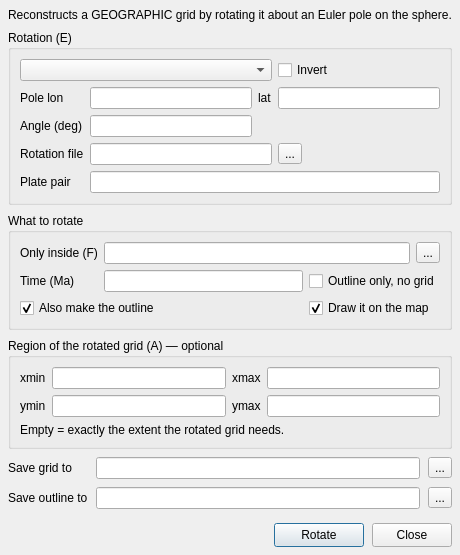
<?xml version="1.0" encoding="UTF-8"?>
<ui version="4.0">
 <class>GrdRotaterDialog</class>
 <widget class="QDialog" name="GrdRotaterDialog">
  <property name="geometry">
   <rect>
    <x>0</x>
    <y>0</y>
    <width>460</width>
    <height>530</height>
   </rect>
  </property>
  <property name="windowTitle">
   <string>grdrotater</string>
  </property>
  <layout class="QVBoxLayout" name="mainVerticalLayout">
   <property name="spacing">
    <number>8</number>
   </property>
   <property name="margin" stdset="0">
    <number>8</number>
   </property>
   <item>
    <widget class="QLabel" name="lb_hint">
     <property name="text"><string>Reconstructs a GEOGRAPHIC grid by rotating it about an Euler pole on the sphere.</string></property>
     <property name="wordWrap"><bool>true</bool></property>
    </widget>
   </item>
   <item>
    <widget class="QGroupBox" name="gb_rot">
     <property name="title">
      <string>Rotation (E)</string>
     </property>
     <layout class="QGridLayout" name="gridLayout_rot">
      <item row="0" column="0" colspan="3">
       <widget class="QComboBox" name="cb_emode">
        <property name="toolTip"><string>How the rotation is given</string></property>
       </widget>
      </item>
      <item row="0" column="3">
       <widget class="QCheckBox" name="chk_invert">
        <property name="toolTip"><string>Invert the rotation (+i): undo it instead of applying it</string></property>
        <property name="text"><string>Invert</string></property>
       </widget>
      </item>
      <item row="1" column="0">
       <widget class="QLabel" name="lb_elon"><property name="text"><string>Pole lon</string></property></widget>
      </item>
      <item row="1" column="1">
       <widget class="QLineEdit" name="edit_elon"/>
      </item>
      <item row="1" column="2">
       <widget class="QLabel" name="lb_elat"><property name="text"><string>lat</string></property></widget>
      </item>
      <item row="1" column="3">
       <widget class="QLineEdit" name="edit_elat"/>
      </item>
      <item row="2" column="0">
       <widget class="QLabel" name="lb_eangle"><property name="text"><string>Angle (deg)</string></property></widget>
      </item>
      <item row="2" column="1">
       <widget class="QLineEdit" name="edit_eangle">
        <property name="toolTip"><string>Opening angle of the total reconstruction rotation</string></property>
       </widget>
      </item>
      <item row="3" column="0">
       <widget class="QLabel" name="lb_efile"><property name="text"><string>Rotation file</string></property></widget>
      </item>
      <item row="3" column="1" colspan="2">
       <widget class="QLineEdit" name="edit_efile">
        <property name="toolTip"><string>A file of total reconstruction rotations (lon lat tstart [tstop] angle). Double-click to browse.</string></property>
       </widget>
      </item>
      <item row="3" column="3">
       <widget class="QToolButton" name="btn_efile">
        <property name="text"><string>...</string></property>
       </widget>
      </item>
      <item row="4" column="0">
       <widget class="QLabel" name="lb_eplates"><property name="text"><string>Plate pair</string></property></widget>
      </item>
      <item row="4" column="1" colspan="3">
       <widget class="QLineEdit" name="edit_eplates">
        <property name="toolTip"><string>Two GPlates plate IDs joined by a hyphen, e.g. PAC-MBL — the rotation is taken from the GPlates database</string></property>
       </widget>
      </item>
     </layout>
    </widget>
   </item>
   <item>
    <widget class="QGroupBox" name="gb_what">
     <property name="title">
      <string>What to rotate</string>
     </property>
     <layout class="QGridLayout" name="gridLayout_what">
      <item row="0" column="0">
       <widget class="QLabel" name="lb_polyfile"><property name="text"><string>Only inside (F)</string></property></widget>
      </item>
      <item row="0" column="1" colspan="2">
       <widget class="QLineEdit" name="edit_polyfile">
        <property name="toolTip"><string>A closed polygon file naming the part of the grid to rotate. Empty = the whole grid. Double-click to browse.</string></property>
       </widget>
      </item>
      <item row="0" column="3">
       <widget class="QToolButton" name="btn_polyfile">
        <property name="text"><string>...</string></property>
       </widget>
      </item>
      <item row="1" column="0">
       <widget class="QLabel" name="lb_time"><property name="text"><string>Time (Ma)</string></property></widget>
      </item>
      <item row="1" column="1">
       <widget class="QLineEdit" name="edit_time">
        <property name="toolTip"><string>One reconstruction time (T). Empty = the time(s) the rotation itself carries.</string></property>
       </widget>
      </item>
      <item row="1" column="2" colspan="2">
       <widget class="QCheckBox" name="chk_outlineonly">
        <property name="toolTip"><string>Skip the grid and rotate only the outline (S)</string></property>
        <property name="text"><string>Outline only, no grid</string></property>
       </widget>
      </item>
      <item row="2" column="0" colspan="2">
       <widget class="QCheckBox" name="chk_outline">
        <property name="toolTip"><string>Also produce the rotated outline of the area that was rotated (D)</string></property>
        <property name="text"><string>Also make the outline</string></property>
        <property name="checked"><bool>true</bool></property>
       </widget>
      </item>
      <item row="2" column="2" colspan="2">
       <widget class="QCheckBox" name="chk_drawoutline">
        <property name="toolTip"><string>Draw that outline on the map, as its own line layer. Re-running replaces it.</string></property>
        <property name="text"><string>Draw it on the map</string></property>
        <property name="checked"><bool>true</bool></property>
       </widget>
      </item>
     </layout>
    </widget>
   </item>
   <item>
    <widget class="QGroupBox" name="gb_region">
     <property name="title">
      <string>Region of the rotated grid (A) — optional</string>
     </property>
     <layout class="QGridLayout" name="gridLayout_region">
      <item row="0" column="0">
       <widget class="QLabel" name="lb_xmin"><property name="text"><string>xmin</string></property></widget>
      </item>
      <item row="0" column="1">
       <widget class="QLineEdit" name="edit_xmin"/>
      </item>
      <item row="0" column="2">
       <widget class="QLabel" name="lb_xmax"><property name="text"><string>xmax</string></property></widget>
      </item>
      <item row="0" column="3">
       <widget class="QLineEdit" name="edit_xmax"/>
      </item>
      <item row="1" column="0">
       <widget class="QLabel" name="lb_ymin"><property name="text"><string>ymin</string></property></widget>
      </item>
      <item row="1" column="1">
       <widget class="QLineEdit" name="edit_ymin"/>
      </item>
      <item row="1" column="2">
       <widget class="QLabel" name="lb_ymax"><property name="text"><string>ymax</string></property></widget>
      </item>
      <item row="1" column="3">
       <widget class="QLineEdit" name="edit_ymax"/>
      </item>
      <item row="2" column="0" colspan="4">
       <widget class="QLabel" name="lb_reghint">
        <property name="text"><string>Empty = exactly the extent the rotated grid needs.</string></property>
       </widget>
      </item>
     </layout>
    </widget>
   </item>
   <item>
    <layout class="QGridLayout" name="gridLayout_out">
     <item row="0" column="0">
      <widget class="QLabel" name="lb_out"><property name="text"><string>Save grid to</string></property></widget>
     </item>
     <item row="0" column="1">
      <widget class="QLineEdit" name="edit_outfile">
       <property name="toolTip"><string>Optional output grid. Leave empty to keep the rotated grid only in this window.</string></property>
      </widget>
     </item>
     <item row="0" column="2">
      <widget class="QToolButton" name="btn_outfile">
       <property name="text"><string>...</string></property>
      </widget>
     </item>
     <item row="1" column="0">
      <widget class="QLabel" name="lb_outoutline"><property name="text"><string>Save outline to</string></property></widget>
     </item>
     <item row="1" column="1">
      <widget class="QLineEdit" name="edit_outoutline">
       <property name="toolTip"><string>Optional table for the rotated outline polygon.</string></property>
      </widget>
     </item>
     <item row="1" column="2">
      <widget class="QToolButton" name="btn_outoutline">
       <property name="text"><string>...</string></property>
      </widget>
     </item>
    </layout>
   </item>
   <item>
    <spacer name="verticalSpacer_bottom">
     <property name="orientation"><enum>Qt::Orientation::Vertical</enum></property>
     <property name="sizeType"><enum>QSizePolicy::Policy::Fixed</enum></property>
     <property name="sizeHint" stdset="0"><size><width>20</width><height>6</height></size></property>
    </spacer>
   </item>
   <item>
    <layout class="QHBoxLayout" name="horizontalLayout_buttons">
     <item>
      <spacer name="buttonsSpacer">
       <property name="orientation"><enum>Qt::Orientation::Horizontal</enum></property>
       <property name="sizeHint" stdset="0"><size><width>40</width><height>20</height></size></property>
      </spacer>
     </item>
     <item>
      <widget class="QPushButton" name="push_compute">
       <property name="minimumSize"><size><width>90</width><height>24</height></size></property>
       <property name="text"><string>Rotate</string></property>
      </widget>
     </item>
     <item>
      <widget class="QPushButton" name="push_close">
       <property name="minimumSize"><size><width>70</width><height>24</height></size></property>
       <property name="text"><string>Close</string></property>
      </widget>
     </item>
    </layout>
   </item>
  </layout>
 </widget>
 <resources/>
 <connections/>
</ui>
